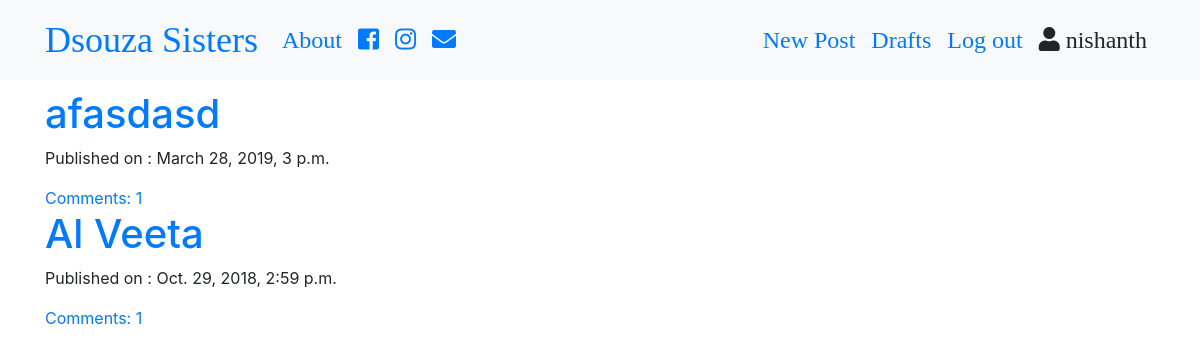
The app's page / (signed in) with its own data.
### blog/models.py (models this page shows, shortened)
class Post(models.Model):
    author = models.ForeignKey('auth.User',on_delete=models.CASCADE)
    post_images = models.ImageField(upload_to='post_images',blank=True)
    title = models.CharField(max_length=200)
    text = models.TextField()
    create_date = models.DateTimeField(auto_now_add=True)
    published_date = models.DateTimeField(blank=True,null=True)
    def approve_comments(self):
        return self.comments.filter(approved_comments=True)

### blog/views.py (the view)
# urls.py: path('',views.PostListView.as_view(),name='post_list'),
class PostListView(ListView):
    model = Post
    def get_queryset(self):
        return Post.objects.filter(published_date__lte=timezone.now()).order_by('-published_date')

### blog/templates/blog/post_list.html
{% extends "blog/base.html" %}
{% block content %}
<div class="centerstage">
  {% for post in post_list %}
  <div class="post">
    <h1><a href="{% url 'post_detail' pk=post.pk %}">
    {{ post.title }}</a></h1>
    <div class="date">
      <p>Published on : {{ post.published_date}}</p>
      </div>
      <a href="{% url 'post_detail' pk=post.pk %}">Comments: {{ post.approve_comments.count}}</a>
  </div>
  {% endfor %}
</div>
{% endblock %}

### blog/templates/blog/base.html (shortened to what this page needs)
<!DOCTYPE html>
{% load static %}
<html lang="en" dir="ltr">
  <head>
  <link rel="stylesheet" href="https://stackpath.bootstrapcdn.com/bootstrap/4.1.3/css/bootstrap.min.css">
<link rel="stylesheet" href="https://use.fontawesome.com/releases/v5.4.2/css/all.css">
<link rel="stylesheet" href="//cdn.jsdelivr.net/npm/medium-editor@latest/dist/css/medium-editor.min.css" type="text/css" media="screen" charset="utf-8">
<link rel="stylesheet" href="{% static 'css/blog.css' %}">
  </head>
  <body class="loader">
    <nav class="navbar navbar-expand-lg bg-light techfont">
      <div class="container">
        <div class="navbar-nav align-items-center">
          <a class="navbar-brand bigbrand" href="{% url 'post_list' %}">Dsouza Sisters</a>
          <a class="nav-item nav-link" href="{% url 'about' %}">About</a>
          <a class="nav-item nav-link" href="https://www.facebook.com"><span class="fab fa-facebook-square"></span></a></a>
          <a class="nav-item nav-link" href="https://www.instagram.com"><span class="fab fa-instagram" ></span></a></a>
          <a class="nav-item nav-link" href="#"><span class="fa fa-envelope" aria-hidden="true" ></span></a></a>
        </div>
        <div class="navbar-nav align-items-center ml-auto">
          {% if user.is_authenticated %}
            <a class="nav-item nav-link" href="{% url 'post_new' %}">New Post</a>
            <a class="nav-item nav-link" href="{% url 'drafts' %}">Drafts</a>
            <a class="nav-item nav-link" href="{% url 'logout' %}">Log out</a>
            <a class="nav-item nav-link"><span class="fa fa-user" aria-hidden="true"></span> {{ user.username }}</a>
          {% else %}
            <a class="nav-item nav-nav-linkdisabled" style="margin-left" href="{% url 'login' %}" aria-label="Login">
              <span class="fa fa-user" aria-hidden="true"></span></a>
          {% endif %}
        </div>
      </div>
    </nav>
    <div class="content container">
      <div class="row">
        <div class="col-md-8">
          <div class="blog_posts">
            {% block content %}
            {% endblock %}
          </div>
        </div>
      </div>
    </div>
  </body>
</html>

### blog/static/css/blog.css (style rules this page uses)
.techfont { font-family: 'Slabo 27px', serif; font-size: 1.5em; margin-bottom: 10px; }
.centerstage { margin-left: auto; margin-right: auto; }
.bigbrand { font-size: 1.5em; }
.loader { filter:hue-rotate(0deg); color: linear-gradient(45deg,#0f8,#08f); animation:hue 5000ms infinite linear; }

### records on screen
Post: title "afasdasd", published_date "March 28, 2019, 3 p.m.", approve_comments.count "1"
Post: title "Al Veeta", published_date "Oct. 29, 2018, 2:59 p.m.", approve_comments.count "1"

### other values on screen
{{ user.username }} "nishanth"
